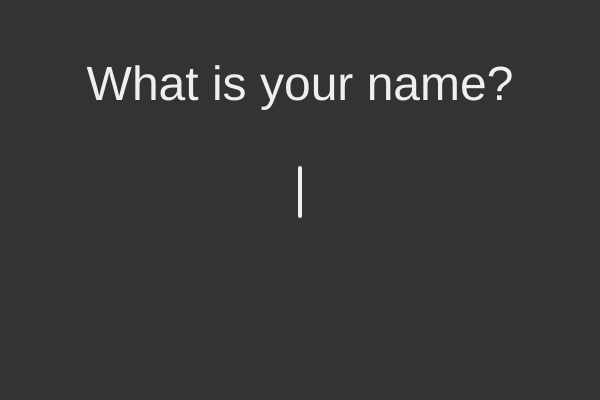
Frame 1 (no input)
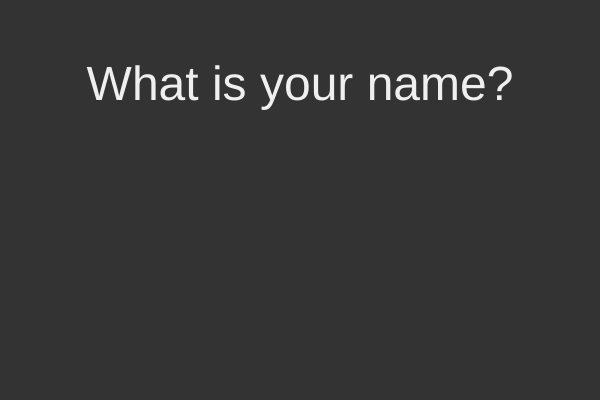
Frame 60 (no input)
Frame 120 (the mouse pressed at the canvas centre since frame 60): identical to frame 1, image omitted

The p5.js sketch that drew these frames (run headless with seeded random() and noise() and a simulated clock; from frame 60 on, the mouse is pressed at the canvas centre):

// p5.js sketch
// ── sketch.js
var vowels = 'aeiou';
var consonants = 'bcdfghjklmnpqrstvwxyz';
var name = "";
var wrongName = "";
var showLine = true;
var nameEntered = false;
var isDone = false;
var statement = "";

const fontSize = 48;
const typeSize = 32;
const question = "What is your name?";
const stopTrying = "Ugh your name is too hard.\nI'll just call you ";
const giveUp = "Well it's nice to meet you,\n";

var yesX;
var noX;
var buttonY;
var buttonWidth = 200;
var buttonHeight = typeSize * 2;


function setup() {
    createCanvas(600, 400);
    background("#333333")
    fill("#efefef");
    textAlign(CENTER);
    strokeWeight(4);
    statement = question;

    yesX = width / 4;
    noX = 3 * width / 4;
    buttonY = height * 0.6;
}


function draw() {
    background("#333333")
    noStroke();
    if (!isDone) {
        fill("#efefef");
        textSize(fontSize);
        text(statement, width / 2, height * 0.25);

        textSize(typeSize);
        if (!nameEntered) {
            text(name, width / 2, height * 0.5);
        }

        if (frameCount % 45 == 0) {
            showLine = !showLine;
        }

        if (showLine && !nameEntered) {
            stroke("#efefef");
            line((width + textWidth(name)) / 2, height * 0.5 - typeSize, (width + textWidth(name)) / 2, height * 0.5 + typeSize / 2);
        }

        if (nameEntered) {
            displayButtons();
        }
    }
    else{
        fill("#efefef");
        text(giveUp + wrongName + "!", width/2, height/2);
    }
}

function mousePressed() {
    if (isMouseInBox(yesX, buttonY, buttonWidth, buttonHeight) && nameEntered) {
        isDone = true;
    }
    else if (isMouseInBox(noX, buttonY, buttonWidth, buttonHeight) && nameEntered) {
        guess();
    }
}

function keyPressed() {
    if (keyCode == BACKSPACE) {
        name = name.slice(0, -1);
    }
    else if (keyCode == ENTER) {
        guess();
        nameEntered = true;
    }
}

function keyTyped() {
    if (keyCode != BACKSPACE && keyCode != 0 && keyCode != ENTER && !nameEntered) {

        name += key;
    }
}

function guess() {
    wrongName = messUpName(name);
    statement = wrongName + "?";
}

function messUpName(n) {
    var numLetters = floor(random(1, 3));
    var arr = n.split('');
    do {

        for (var i = 0; i < numLetters; i++) {
            var index = floor(random(n.length));
            var toAdd;
            if (vowels.includes(n.charAt(index).toLowerCase())) {
                toAdd = vowels.charAt(floor(random(vowels.length)));
            }
            else if (consonants.includes(n.charAt(index).toLowerCase())) {
                toAdd = consonants.charAt(floor(random(consonants.length)));
            }
            else {
                i--;
            }

            if (toAdd) {
                if (arr[index].match(/[A-Z]/)) {
                    toAdd = toAdd.toUpperCase();
                }

                arr[index] = toAdd;
            }
        }
    }
    while (join(arr, "") == n);

    return join(arr, "");
}


function displayButtons() {
    rectMode(CENTER);


    if (isMouseInBox(yesX, buttonY, buttonWidth, buttonHeight)) {
        fill("#999999");
    }
    else {
        fill("#efefef");
    }
    rect(yesX, buttonY, buttonWidth, buttonHeight, 100);

    if (isMouseInBox(noX, buttonY, buttonWidth, buttonHeight)) {
        fill("#999999");
    }
    else {
        fill("#efefef");
    }
    rect(noX, buttonY, buttonWidth, buttonHeight, 100);

    fill("#333333");
    text("YES", yesX, (buttonY + typeSize * 0.4));

    text("NO", noX, (buttonY + typeSize * 0.4));

}

function isMouseInBox(x, y, w, h) {
    return ((mouseX < x + w / 2) && (mouseX > x - w / 2) && (mouseY < y + h / 2) && (mouseY > y - h / 2))
}
